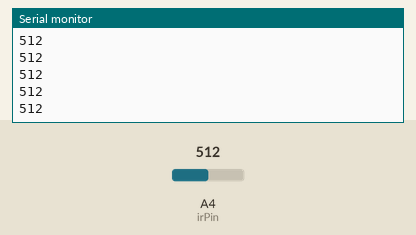
Recording of a sketch running on a simulated Arduino Nano, built with avr-gcc and run on an emulated ATmega328P. On the bench: the last lines printed to the serial monitor. Inputs (shaded band) come from the test bench; at power-on: A4 (irPin) = 512.

Above: at 1.2 s.
1.3 s: A4 (irPin) set to 716
At 1.31 s:
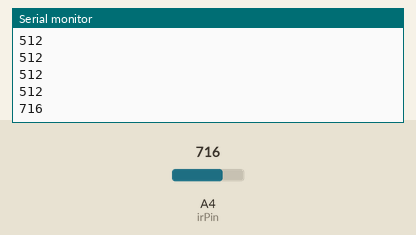
2.8 s: A4 (irPin) set to 900
At 2.81 s:
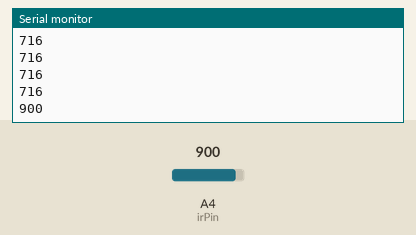
Timing chart, 0 to 5.8 s (numbered marks = the images above; inputs shaded):
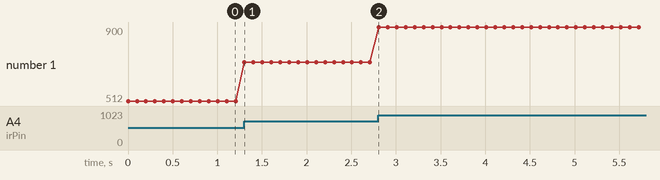

Measured:
- after the input at 1.3 s, the serial monitor: prints a new line at once (image 1)
- after the input at 2.8 s, the serial monitor: prints a new line at once (image 2)
- plotted number 1: 512 → 716 after the input at 1.3 s, 716 → 900 after the input at 2.8 s

The sketch:

BeamBreak.ino
```cpp
/*
Code created by Kevin Kuwata
4/10/17
Beam break using a 1 mega ohm resistor as R1 in a voltage divider with an ir photodiode
using a 62ohm reisstor to maximzie current through ir led.

sensing with analog pin 7
*/
int irPin = A4;
int irValue = 0;

int IR_transistor = 7; //when I get around to it this will control the transistor to swtich the IR light

void setup(){
  pinMode(irValue,  OUTPUT);
  Serial.begin(115200);
  Serial.println("begin.");
}


void loop(){
  irValue = analogRead(irPin );
  Serial.println(irValue);
  delay(100);
}
```
